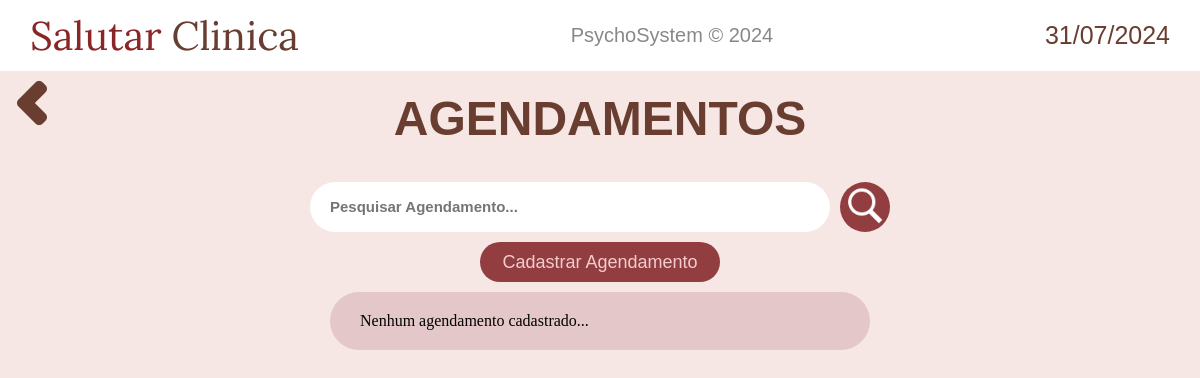
Before: /agendamentos/ with the older database file.
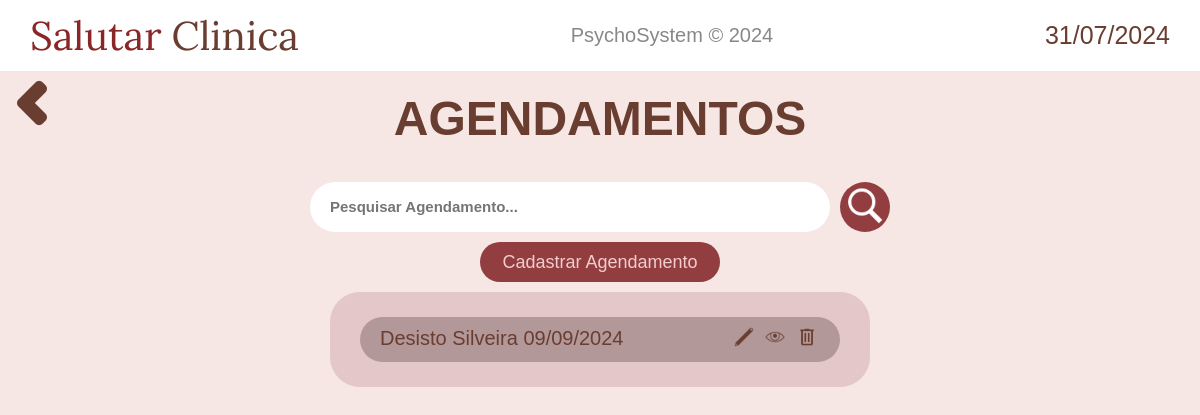
After: the same page with the newer database file.
### agendamentos/models.py (models this page shows)
class Agendamento(models.Model):
    data = models.DateField()
    horario = models.TimeField()
    nome_paciente = models.ForeignKey(Paciente, on_delete=models.CASCADE)
    nome_medico = models.ForeignKey(Medico, on_delete=models.CASCADE)

### pacientes/models.py (models this page shows)
class Paciente(models.Model):
    nome = models.CharField(max_length=50)
    cpf = models.CharField(max_length=20, unique=True)
    rg = models.CharField(max_length=20)
    data_nascimento = models.DateField()
    rua = models.CharField(max_length=50)
    bairro = models.CharField(max_length=50)
    numero = models.CharField(max_length=5)
    complemento = models.TextField(blank=True)
    cep = models.CharField(max_length=20)
    ponto_referencia = models.TextField(blank=True)
    nome_mae = models.CharField(max_length=50, blank=True)
    nome_pai = models.CharField(max_length=50, blank=True)
    telefone = models.CharField(max_length=20)
    def __str__(self):
        return f'{self.nome}'

### agendamentos/views.py (the view)
# urls.py: path('', views.display, name="display_agendamentos"),
def display(request):
    agendamentos = Agendamento.objects.all()
    context_ = {
        'data_atual': data_atual,
        'agendamentos': agendamentos,
    }
    return render(request, 'agendamentos/display.html', context_)

### agendamentos/templates/agendamentos/display.html (shortened to what this page needs)
{% extends 'base.html' %}
{% load static %}
{% block content %}
<div style="display: flex;">
    <a href="{% url 'home:navegacao' %}" class="return-button"><img src="{% static 'home/imagens/chevron-left.png' %}" alt=""></a>
    <h2 class="welcome-text"><a href="{% url 'agendamentos:display_agendamentos' %}">AGENDAMENTOS</a></h2>
</div>
<main style="flex-direction: column;">
    <form action="{% url 'agendamentos:search' %}" method="get" style="justify-content: center; display: flex;">
        <input class="pesquisar-pacientes" type="text" id="search" name="q" placeholder="Pesquisar Agendamento...">
        <button type="submit" class="pesquisar-button">
            <img src="{% static 'pacientes/imagens/pesquisar-icon.png' %}" height="40" alt="">
        </button>
    </form>
    <a class="add-paciente-button" href="{% url 'agendamentos:cadastrar_agendamento' %}">
        Cadastrar Agendamento
    </a>
    <div class="mostrar-pacientes-container">
        {% if agendamentos %}
            {% for agendamento in agendamentos %}
                <div class="paciente-exibido">
                    <h4 style="font-weight: 500;">{{ agendamento.nome_paciente }} {{ agendamento.data | date:"d/m/Y" }}</h4>
                    <div class="icones-paciente">
                        <a href="{% url 'agendamentos:editar_agendamento' agendamento.id %}" style="margin: 0 3px;">
                            <img height="20" src="{% static 'pacientes/imagens/editar-icon.png' %}" alt="">
                        </a>
                        <a href="{% url 'agendamentos:infos' agendamento.id %}" style="margin: 0 3px;">
                            <img height="20" src="{% static 'pacientes/imagens/ver-icon.png' %}" alt="">
                        </a>
                        <a href="#" class="opcao-deletar" style="margin: 0 3px;" data-modal-id="modal-{{ agendamento.id }}">
                            <img height="20" src="{% static 'pacientes/imagens/excluir-icon.png' %}" alt="">
                        </a>
                    </div>
                </div>
            {% endfor %}
        {% else %}
            <h4 style="font-weight: 500;">Nenhum agendamento cadastrado...</h4>
        {% endif %}
    </div>
</main>
{% endblock content %}

Changed rows visible on the page:
added Agendamento: nome_paciente "Desisto Silveira", data "09/09/2024"
Other visible differences:
text no longer shown: "Nenhum agendamento cadastrado..."
